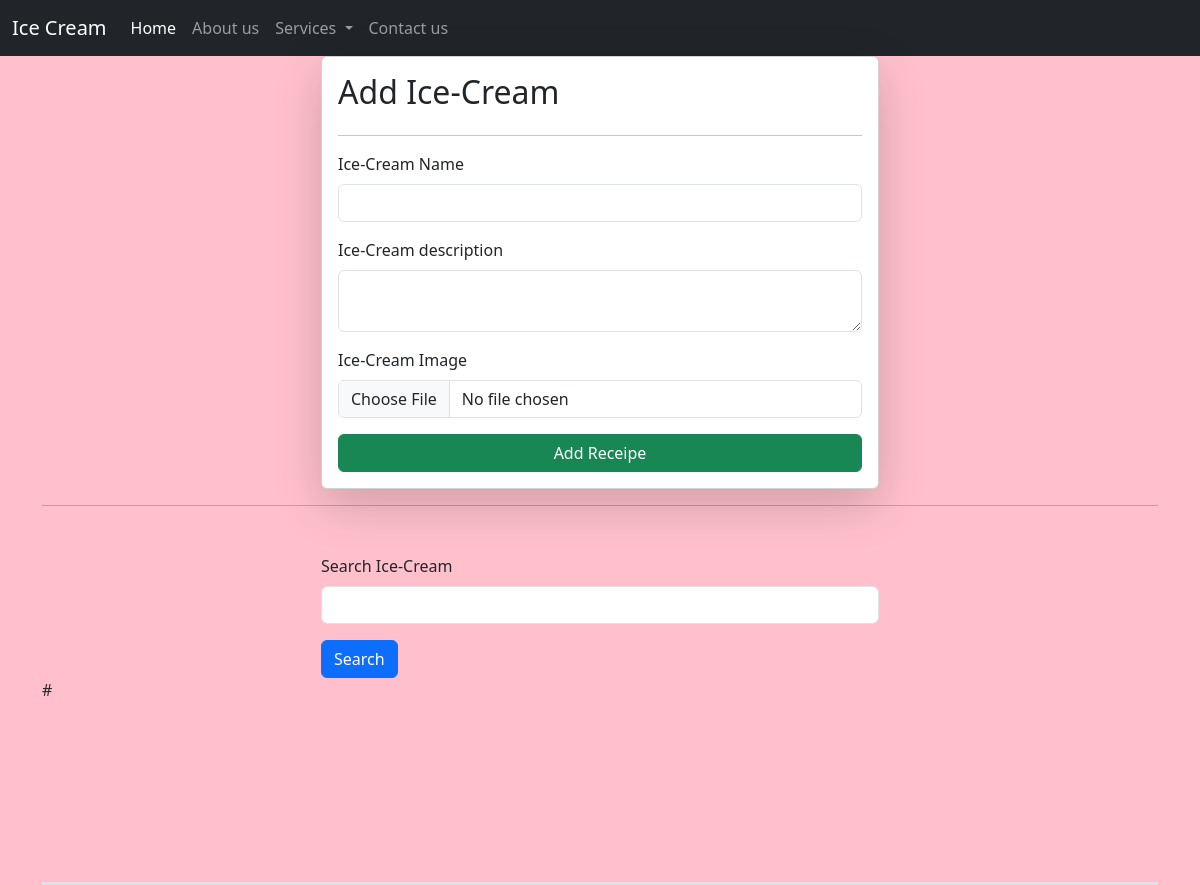
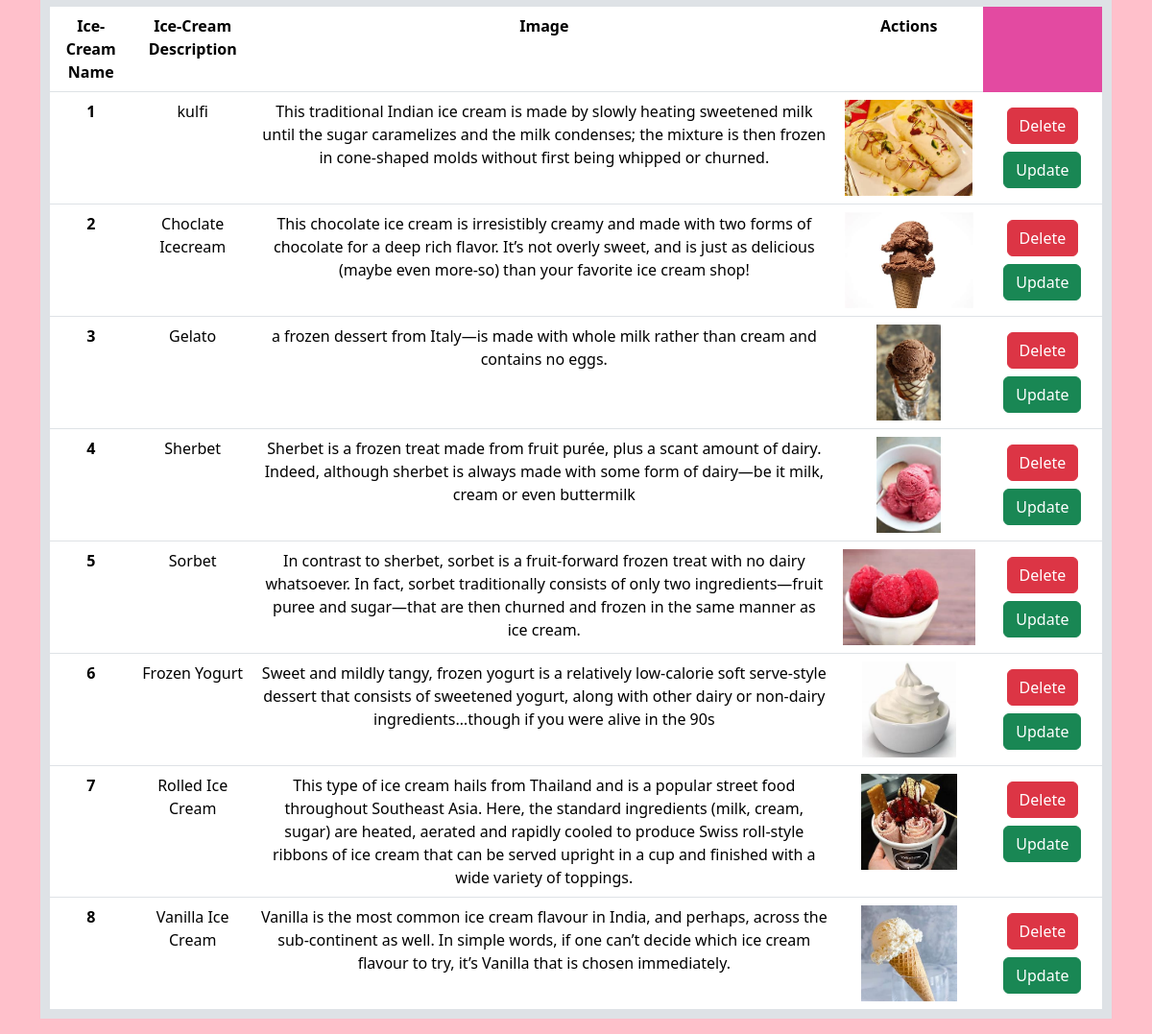
The app's page /icecream/ with its own data (2 pictures, top to bottom).
### Home/models.py (models this page shows)
class IceCream(models.Model):
    user = models.ForeignKey(User, on_delete=models.SET_NULL, null=True,blank=True)
    icecream_name = models.CharField(max_length=100)
    icecream_description = models.TextField()
    icecream_image = models.ImageField(upload_to="ice-cream")
    icecream_view_count = models.IntegerField(default=1)

### Home/views.py (the view, shortened to what this page needs)
# urls.py: path("icecream/", icecream,name="Icecream"),
def icecream(request):
    queryset = IceCream.objects.all()
    if request.GET.get("search"):
        queryset = queryset.filter(icecream_name__icontains = request.GET.get("search"))
    context = {"icecreams" : queryset}
    return render(request, "icecream.html",context)

### templates/icecream.html (shortened to what this page needs)
{% extends "base.html" %}
{% block body%}
<div class="container">
  <form class="col-6 mx-auto card p-3 shadow-lg" method="post" enctype="multipart/form-data">
    <h2>Add Ice-Cream</h2>
    <hr>
    <div class="mb-3">
      <label for="exampleInputEmail1" class="form-label">Ice-Cream Name</label>
      <input name="IceCream_name" required type ="text" class="form-control">
    </div>
    <div class="mb-3">
      <label for="exampleInputPassword1"  class="form-label">Ice-Cream description</label>
      <textarea  class="form-control" name ="IceCream_description" required></textarea>
    </div>
    <div class="mb-3">
      <label for="exampleInputPassword1" class="form-label">Ice-Cream Image</label>
      <input name ="IceCream_image" type="file" class="form-control">
    </div>
    <button type="submit" class="btn btn-success">Add Receipe</button>
  </form>
  <hr>
  <div class = "mt-5">
    <div class = "mx-auto col-6">
      <form>
      <div class="mb-3">
        <label for="exampleInputEmail1" class="form-label">Search Ice-Cream</label>
        <input name="search" value="{{icecream.icecream_name}}" required type ="text" class="form-control">
      </div>
      <button type = "submit" class = "btn btn-primary">Search</button>
      </form>
    </div>
  </div>
  <table class="table" style="background-color: rgb(227, 74, 161);>
    <thead>
    <tr>
      <th scope="col">#</th>
      <th scope="col">Ice-Cream Name</th>
      <th scope="col">Ice-Cream Description</th>
      <th scope="col">Image</th>
      <th scope="col">Actions</th>
  <tbody>
    {% for icecream in icecreams %}
    <tr>
      <th scope="row">{{forloop.counter}}</th>
      <td>{{icecream.icecream_name}}</td>
      <td>{{icecream.icecream_description}}</td>
      <td><img src="/media/{{icecream.icecream_image}}" style="height:100px"></td>
      <td>
        <a href="/delete-icecream/{{icecream.id}}/" class = "btn btn-danger m-2">Delete</button>
        <a href="/update-icecream/{{icecream.id}}/" class = "btn btn-success">Update</button>
      </td>
    </tr>
    {% endfor %}
   </tbody>
</table>
</div>
{% endblock %}

### templates/icecream.html (style rules this page uses)
body { background-color: pink; }
table { background-color: antiquewhite; border: 10px solid rgb(14, 2, 2); width: 300px; height: 200px; text-align: center; padding: 10px; margin-top: 180px; }

### records on screen
IceCream: icecream_name "kulfi", icecream_description "This traditional Indian ice cream is made by slowly heating sweetened milk until the sugar caramelizes and the milk condenses; the mixture is then frozen in cone-shaped molds without first being whipped or churned.", shows a picture
IceCream: icecream_name "Choclate Icecream", icecream_description "This chocolate ice cream is irresistibly creamy and made with two forms of chocolate for a deep rich flavor. It’s not overly sweet, and is just as delicious (maybe even more-so) than your favorite ice cream shop!", shows a picture
IceCream: icecream_name "Gelato", icecream_description "a frozen dessert from Italy—is made with whole milk rather than cream and contains no eggs.", shows a picture
IceCream: icecream_name "Sherbet", icecream_description "Sherbet is a frozen treat made from fruit purée, plus a scant amount of dairy. Indeed, although sherbet is always made with some form of dairy—be it milk, cream or even buttermilk", shows a picture
IceCream: icecream_name "Sorbet", icecream_description "In contrast to sherbet, sorbet is a fruit-forward frozen treat with no dairy whatsoever. In fact, sorbet traditionally consists of only two ingredients—fruit puree and sugar—that are then churned and frozen in the same manner as ice cream.", shows a picture
IceCream: icecream_name "Frozen Yogurt", icecream_description "Sweet and mildly tangy, frozen yogurt is a relatively low-calorie soft serve-style dessert that consists of sweetened yogurt, along with other dairy or non-dairy ingredients…though if you were alive in the 90s", shows a picture
IceCream: icecream_name "Rolled Ice Cream", icecream_description "This type of ice cream hails from Thailand and is a popular street food throughout Southeast Asia. Here, the standard ingredients (milk, cream, sugar) are heated, aerated and rapidly cooled to produce Swiss roll-style ribbons of ice cream that can be served upright in a cup and finished with a wide variety of toppings.", shows a picture
IceCream: icecream_name "Vanilla Ice Cream", icecream_description "Vanilla is the most common ice cream flavour in India, and perhaps, across the sub-continent as well. In simple words, if one can’t decide which ice cream flavour to try, it’s Vanilla that is chosen immediately.", shows a picture
